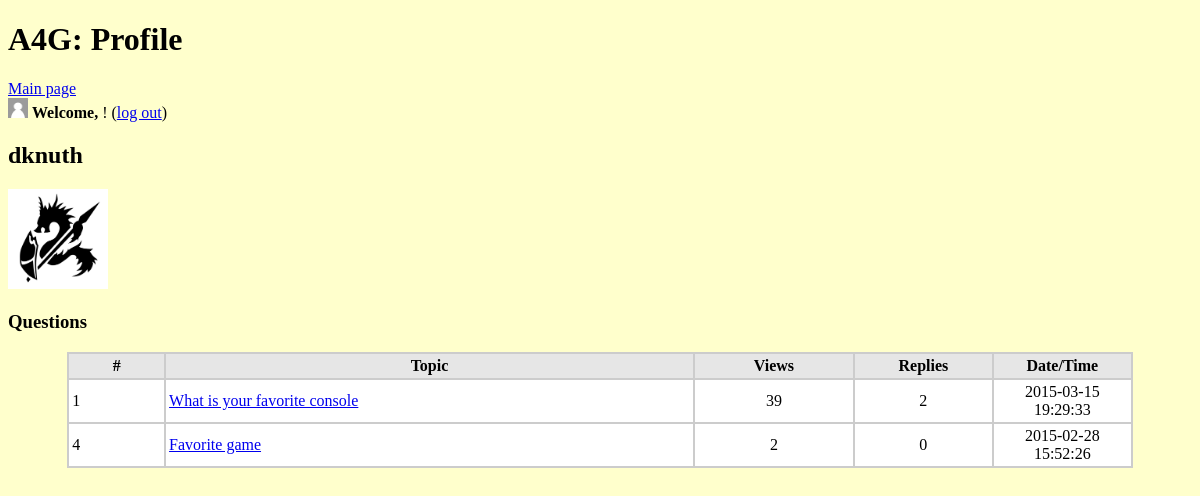
The app's page /profile.php?id=7 with its own data.
### tables this page shows
CREATE TABLE IF NOT EXISTS `user` (
`id` int(4) NOT NULL,
  `username` varchar(30) NOT NULL,
  `password` varchar(30) NOT NULL,
  `picture` longtext NOT NULL
);

CREATE TABLE IF NOT EXISTS `question` (
  `u_id` int(4) NOT NULL,
`q_id` int(4) NOT NULL,
  `topic` varchar(255) NOT NULL,
  `detail` longtext NOT NULL,
  `datetime` timestamp NOT NULL DEFAULT '0000-00-00 00:00:00' ON UPDATE CURRENT_TIMESTAMP,
  `view` int(4) DEFAULT '0',
  `reply` int(4) DEFAULT '0',
  `value` int(5) NOT NULL DEFAULT '0'
);

### profile.php (the view, shortened to what this page needs)
<?php
include_once "creds.php";
$tbl_name="question";
$tbl_name2="user";
$db = new mysqli($host, $user,$pw,$db_name);
$id=$_GET['id'];
$sql="SELECT * FROM `$tbl_name` WHERE `u_id` = $id";
$sqlname = "SELECT * FROM `$tbl_name2` WHERE `id` = $id";
$rname=$db->query($sqlname);
$roname=mysqli_fetch_array($rname);
?>
<!DOCTYPE html>
<head>
<link rel="stylesheet" type="text/css" href="style.css">
</head>
<html>
<h1> A4G: Profile </h1><a href=index.php>Main page</a>
<body>
<BR>
<?php
	$uname = $_SESSION['username'];
	$sql1="SELECT id FROM `$tbl_name2` WHERE `username` =  '".$uname. "'";
	$result=$db->query($sql);
	$results=$db->query($sql1);
	$row=mysqli_fetch_array($results);
	$sqlpic ="SELECT picture FROM `$tbl_name2` WHERE `username` = '".$uname. "'";
	$respic = $db->query($sqlpic);
	$rpic = mysqli_fetch_array($respic);
	if($rpic['picture'] == "" ){
		echo "<img width='20' height = '20' src='Pictures/default.png' alt='Default Profile Pic'>";
	}
	else{
		echo"<img width='20' height='20' src='Pictures/".$rpic['picture']."' alt=Profile Pic'>";
	}
?>
<td> <strong>Welcome, </strong> <a href="profile.php?id=<?php echo $row['id']; ?>" ><?=$_SESSION['username']?> </a> !
(<a href="index.php?action=logout">log out</a>)</td>
<td> <h2><?php echo $roname['username']; ?> </h2>
<?php
$q = "SELECT * FROM `$tbl_name2` where `id` = $id ";
$res = $db->query($q);
while($r = mysqli_fetch_array($res)){
	if($r['picture'] == "" ){
		echo "<img width='100' height = '100' src='Pictures/default.png' alt='Default Profile Pic'>";
	}
	else{
		echo"<img width='100' height='100' src='Pictures/".$r['picture']."' alt=Profile Pic'>";
	}
}
echo "<br>";
?>
<h3>Questions</h3>
<table width="90%" border="0" align="center" cellpadding="3" cellspacing"1" bgcolor="#CCCCCC">
	<tr>
		<td width-"13%" align="center" bgcolor="#E6E6E6"><strong>#</strong></td>
		<td width="50%" align="center" bgcolor="#E6E6E6"><strong>Topic</strong></td>
		<td width="15%" align="center" bgcolor="#E6E6E6"><strong>Views</strong></td>
		<td width="13%" align="center" bgcolor="#E6E6E6"><strong>Replies</strong></td>
		<td width="13%" align="center" bgcolor="#E6E6E6"><strong>Date/Time</strong></td>
	</tr>
	<?php
	while($rows=mysqli_fetch_array($result)){
		?>
		<tr>
			<td bgcolor="#FFFFFF"><?php echo $rows['q_id']; ?></td>
			<td bgcolor="#FFFFFF"><a href="view.php?id=<?php echo $rows['q_id']; ?> "><?php echo $rows['topic']; ?></a><BR></td>
			<td align="center" bgcolor="#FFFFFF"><?php echo $rows['view']; ?></td>
			<td align="center" bgcolor="#FFFFFF"><?php echo $rows['reply']; ?></td>
			<td align="center" bgcolor="#FFFFFF"><?php echo $rows['datetime']; ?></td>
		</tr>
		<?php
	}
?>
</body>
</html>

### style.css (style rules this page uses)
body { background-color: #FFFFCC; }
h1 { color: : #3333CC; }

### records on screen
user: username "dknuth", picture (picture)
question: q_id "1", topic "What is your favorite console", view "39", reply "2", datetime "2015-03-15 19:29:33"
question: q_id "4", topic "Favorite game", view "2", reply "0", datetime "2015-02-28 15:52:26"
